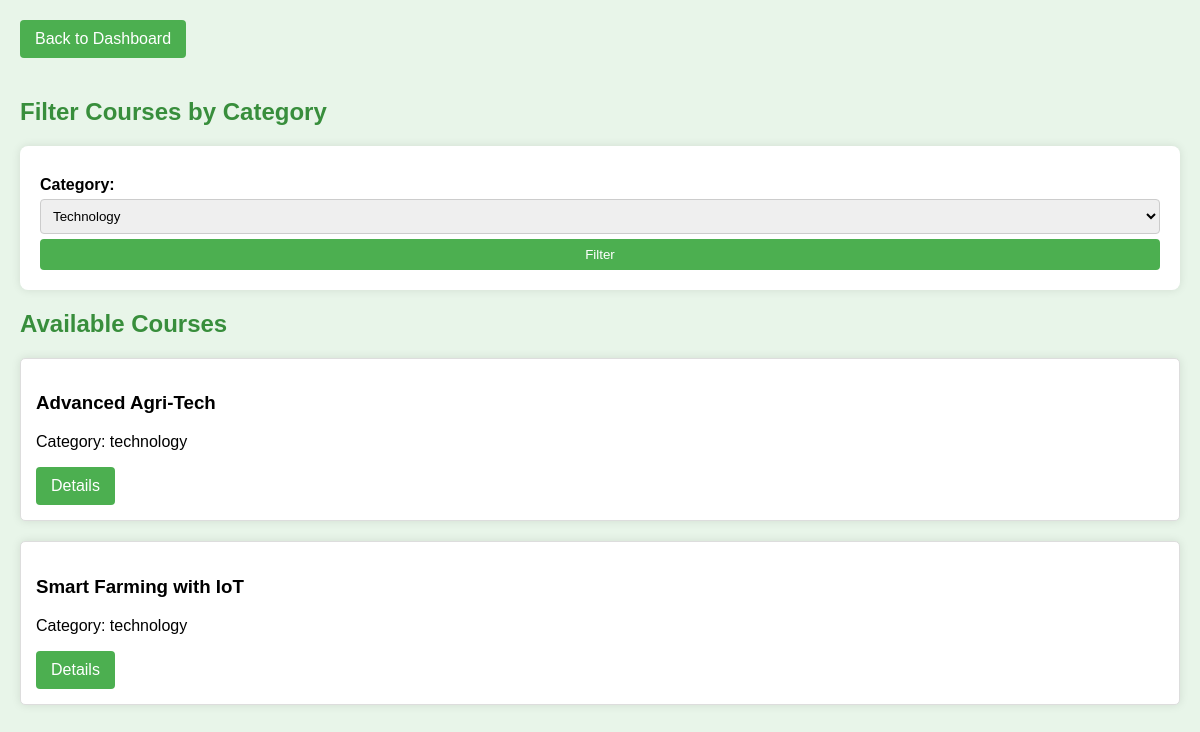
/view/user_courselist.php?category=technology (signed in), run on the app's committed database.
### tables this page shows
CREATE TABLE `courses` (
  `id` int(11) NOT NULL,
  `title` varchar(255) NOT NULL,
  `description` text NOT NULL,
  `category` varchar(255) NOT NULL,
  `module` varchar(255) DEFAULT NULL,
  `duration` int(11) DEFAULT NULL,
  `price` decimal(10,2) DEFAULT NULL,
  `image` varchar(255) DEFAULT NULL
);

### view/user_courselist.php (the view, shortened to what this page needs)
<?php
require_once '../config/database.php';
$category = isset($_GET['category']) ? $_GET['category'] : '';
$query = "SELECT * FROM courses";
if (!empty($category)) {
    $query .= " WHERE category = ?";
    $stmt = $conn->prepare($query);
    $stmt->bind_param("s", $category);
} else {
    $stmt = $conn->prepare($query);
}
$stmt->execute();
$result = $stmt->get_result();
?>
<!DOCTYPE html>
<html lang="en">
<head>
</head>
<body>
    <a class="back-button" href="user_dashboard.php">Back to Dashboard</a>
    <h2>Filter Courses by Category</h2>
    <form method="GET" action="user_courselist.php">
        <label for="category">Category:</label>
        <select name="category" id="category">
            <option value="technology" <?php echo ($category == 'technology') ? 'selected' : ''; ?>>Technology</option>
        </select>
        <button type="submit">Filter</button>
    </form>
    <h2>Available Courses</h2>
    <?php
    if ($result->num_rows > 0) {
        while ($row = $result->fetch_assoc()) {
            echo "<div class='course-card'>";
            echo "<h3>" . htmlspecialchars($row['title']) . "</h3>";
            echo "<p>Category: " . htmlspecialchars($row['category']) . "</p>";
            echo "<a class='details-button' href='user_coursedetails.php?id=" . $row['id'] . "'>Details</a>";
            echo "</div>";
        }
    } else {
        echo "<p>No courses found.</p>";
    }
    ?>
</body>
</html>

### view/user_courselist.php (style rules this page uses)
body { font-family: Arial, sans-serif; background-color: #e8f5e9; margin: 0; padding: 20px; }
h1, h2 { color: #388e3c; }
form { margin-bottom: 20px; background-color: #fff; padding: 20px; border-radius: 8px; box-shadow: 0 0 10px rgba(0, 0, 0, 0.1); }
label { display: block; margin-top: 10px; font-weight: bold; }
select, button { width: 100%; padding: 8px; margin-top: 5px; box-sizing: border-box; border: 1px solid #ccc; border-radius: 4px; }
button { background-color: #4caf50; color: white; border: none; cursor: pointer; }
.course-card { border: 1px solid #ddd; padding: 15px; margin-bottom: 20px; border-radius: 5px; background-color: #fff; box-shadow: 0 0 10px rgba(0, 0, 0, 0.1); }
.details-button { display: inline-block; padding: 10px 15px; background-color: #4caf50; color: white; text-decoration: none; border-radius: 4px; transition: background-color 0.3s ease; }
.back-button { display: inline-block; padding: 10px 15px; background-color: #4caf50; color: white; text-decoration: none; border-radius: 4px; transition: background-color 0.3s ease; margin-bottom: 20px; }

### data on the page
courses: title "Advanced Agri-Tech", category "technology"
courses: title "Smart Farming with IoT", category "technology"
